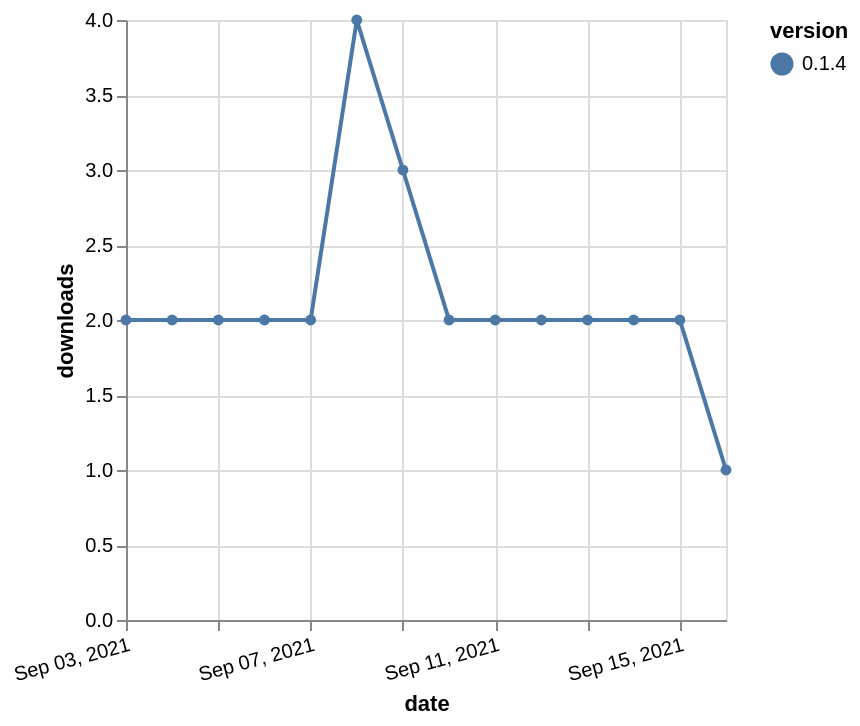

Write the Vega-Lite specification saved for this chart.
### Vega-Lite specification from a JSON file in a GitHub repository (floating-point values rounded to 4 significant figures)
{"$schema": "https://vega.github.io/schema/vega-lite/v5.json", "description": "A simple bar chart with embedded data.", "data": {"values": [{"date": "2021-09-03", "total": 2972, "delta": 2, "version": "0.1.4"}, {"date": "2021-09-04", "total": 2974, "delta": 2, "version": "0.1.4"}, {"date": "2021-09-05", "total": 2976, "delta": 2, "version": "0.1.4"}, {"date": "2021-09-06", "total": 2978, "delta": 2, "version": "0.1.4"}, {"date": "2021-09-07", "total": 2980, "delta": 2, "version": "0.1.4"}, {"date": "2021-09-08", "total": 2984, "delta": 4, "version": "0.1.4"}, {"date": "2021-09-09", "total": 2987, "delta": 3, "version": "0.1.4"}, {"date": "2021-09-10", "total": 2989, "delta": 2, "version": "0.1.4"}, {"date": "2021-09-11", "total": 2991, "delta": 2, "version": "0.1.4"}, {"date": "2021-09-12", "total": 2993, "delta": 2, "version": "0.1.4"}, {"date": "2021-09-13", "total": 2995, "delta": 2, "version": "0.1.4"}, {"date": "2021-09-14", "total": 2997, "delta": 2, "version": "0.1.4"}, {"date": "2021-09-15", "total": 2999, "delta": 2, "version": "0.1.4"}, {"date": "2021-09-16", "total": 3000, "delta": 1, "version": "0.1.4"}]}, "width": "container", "mark": {"type": "line", "point": {"filled": true}}, "encoding": {"x": {"field": "date", "type": "temporal", "timeUnit": "yearmonthdate", "title": "date", "axis": {"labelAngle": -15}}, "y": {"field": "delta", "type": "quantitative", "title": "downloads"}, "color": {"field": "version", "type": "nominal"}, "tooltip": {"field": "delta"}}}
